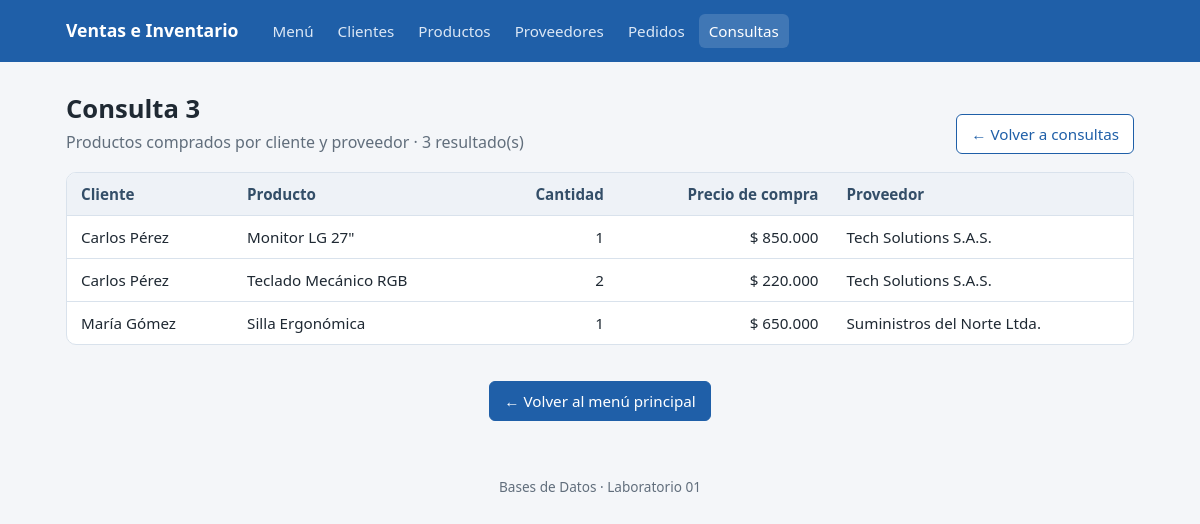
Screenshot of /consultas/3 with the database file from the repository.
### tables this page shows
CREATE TABLE Detalle_pedido (
                id_pedido INTEGER NOT NULL,
                codigo_producto TEXT NOT NULL,
                cantidad INTEGER NOT NULL,
                precio_compra INTEGER NOT NULL,
                PRIMARY KEY (id_pedido, codigo_producto),
                FOREIGN KEY (id_pedido) REFERENCES Pedido (id_pedido)
                    ON UPDATE CASCADE ON DELETE CASCADE,
                FOREIGN KEY (codigo_producto) REFERENCES Producto (codigo)
                    ON UPDATE CASCADE ON DELETE RESTRICT
            );

CREATE TABLE Producto (
                codigo TEXT PRIMARY KEY,
                nit_proveedor TEXT NOT NULL,
                nombre TEXT NOT NULL,
                precio_unitario INTEGER NOT NULL,
                FOREIGN KEY (nit_proveedor) REFERENCES Proveedor (nit)
                    ON UPDATE CASCADE ON DELETE RESTRICT
            );

CREATE TABLE Proveedor (
                nit TEXT PRIMARY KEY,
                nombre TEXT NOT NULL,
                direccion TEXT NOT NULL
            );

### src/routes/consultas.py (the view)
@consultas_bp.route("/<int:numero>")
def ver(numero: int) -> str:
    reports_model = _get_reporte_model()
    queries = {
        1: (
            "Clientes y cantidad de pedidos realizados",
            reports_model.clientes_con_conteo_pedidos,
            [
                ("identificacion", "Identificación"),
                ("nombres", "Nombres"),
                ("apellidos", "Apellidos"),
                ("total_pedidos", "Total pedidos"),
            ],
        ),
        2: (
            "Clientes que no realizaron ningún pedido",
            reports_model.clientes_sin_pedidos,
            [
                ("identificacion", "Identificación"),
                ("nombres", "Nombres"),
                ("apellidos", "Apellidos"),
                ("direccion", "Dirección"),
                ("fecha_nacimiento", "Fecha de nacimiento"),
            ],
        ),
        3: (
            "Productos comprados por cliente y proveedor",
            reports_model.detalle_completo_compras,
            [
                ("nombre_cliente", "Cliente"),
                ("nombre_producto", "Producto"),
                ("cantidad", "Cantidad"),
                ("precio_compra", "Precio de compra"),
                ("nombre_proveedor", "Proveedor"),
            ],
        ),
        4: (
            "Proveedores con los productos suministrados",
            reports_model.proveedores_con_productos,
            [
                ("nit", "NIT"),
                ("nombre_proveedor", "Proveedor"),
                ("direccion", "Dirección"),
                ("codigo_producto", "Código producto"),
                ("nombre_producto", "Producto"),
                ("precio_unitario", "Precio unitario"),
            ],
        ),
    }
    if numero not in queries:
        abort(404)
    title, query_func, columns = queries[numero]
    return render_template(
        "consultas/resultado.html",
        numero=numero,
        titulo=title,
        columnas=columns,
        filas=query_func(),
    )

### src/models/reporte_model.py (called while the page is built)
    def __new__(cls, *args: Any, **kwargs: Any) -> "ReporteModel":
        if cls._instance is None:
            instance = super().__new__(cls)
            instance._initialized = False  # type: ignore[attr-defined]
            cls._instance = instance
        return cls._instance

    def _get_connection(self) -> sqlite3.Connection:
        conn = sqlite3.connect(self.db_path)
        conn.row_factory = sqlite3.Row
        conn.execute("PRAGMA foreign_keys = ON;")
        return conn

### src/routes/consultas.py (called while the page is built)
def _get_reporte_model() -> models.ReporteModel:
    return models.ReporteModel(db_path=current_app.config["DB_PATH"])

### src/templates/consultas/resultado.html (shortened to what this page needs)
{% extends "base.html" %}
{% block contenido %}
  <div class="barra">
    <div>
      <h1>Consulta {{ numero }}</h1>
      <p class="subtitulo" style="margin: 0">
        {{ titulo }} · {{ filas | length }} resultado(s)
      </p>
    </div>
    <a class="btn sec" href="{{ url_for('consultas.index') }}">← Volver a consultas</a>
  </div>
  <div class="tabla-wrap">
    {% if filas %}
      <table>
        <thead>
          <tr>
            {% for clave, nombre in columnas %}
              <th class="{{ 'num' if 'precio' in clave or clave in ('cantidad', 'total_pedidos') }}">
                {{ nombre }}
              </th>
            {% endfor %}
          </tr>
        </thead>
        <tbody>
          {% for f in filas %}
            <tr>
              {% for clave, nombre in columnas %}
                {% if 'precio' in clave %}
                  <td class="num">{{ f[clave] | pesos }}</td>
                {% elif clave in ('cantidad', 'total_pedidos') %}
                  <td class="num">{{ f[clave] }}</td>
                {% else %}
                  <td>{{ f[clave] if f[clave] is not none else '—' }}</td>
                {% endif %}
              {% endfor %}
            </tr>
          {% endfor %}
        </tbody>
      </table>
    {% else %}
      <div class="vacio">La consulta no arrojó resultados.</div>
    {% endif %}
  </div>
{% endblock %}

### src/templates/base.html (style rules this page uses)
:root { --bg: #f4f6f9; --panel: #ffffff; --texto: #1f2933; --suave: #616e7c; --borde: #d9e2ec; --primario: #1f5fa8; --primario-osc: #174a85; --peligro: #c0392b; --ok-bg: #e3f6ea; --ok: #1e7a44; --err-bg: #fdecea; }
* { box-sizing: border-box; }
body { margin: 0; font-family: system-ui, "Segoe UI", Roboto, Arial, sans-serif; background: var(--bg); color: var(--texto); line-height: 1.45; }
h1 { font-size: 1.6rem; margin: 0 0 4px; }
.subtitulo { color: var(--suave); margin: 0 0 20px; }
.barra { display: flex; justify-content: space-between; align-items: flex-end; gap: 12px; flex-wrap: wrap; margin-bottom: 18px; }
.tabla-wrap { overflow-x: auto; background: var(--panel); border: 1px solid var(--borde); border-radius: 10px; }
table { width: 100%; border-collapse: collapse; font-size: .95rem; }
th, td { padding: 10px 14px; text-align: left; border-bottom: 1px solid var(--borde); white-space: nowrap; }
th { background: #eef2f7; font-weight: 600; color: #334e68; }
tr:last-child td { border-bottom: none; }
td.num, th.num { text-align: right; }
.btn { display: inline-block; border: 1px solid var(--primario); background: var(--primario); color: #fff; padding: 8px 14px; border-radius: 6px; font-size: .95rem; cursor: pointer; text-decoration: none; font-family: inherit; }
.btn.sec { background: #fff; color: var(--primario); }

### rows the page displays
Detalle_pedido: f "Carlos Pérez" "Monitor LG 27\"" "Tech Solutions S.A.S.", cantidad "1", precio_compra "$ 850.000"
Detalle_pedido: f "Carlos Pérez" "Teclado Mecánico RGB" "Tech Solutions S.A.S.", cantidad "2", precio_compra "$ 220.000"
Detalle_pedido: f "María Gómez" "Silla Ergonómica" "Suministros del Norte Ltda.", cantidad "1", precio_compra "$ 650.000"

### other values shown
{{ numero }} "3"
{{ titulo }} "Productos comprados por cliente y proveedor"
{{ filas | length }} "3"
{{ nombre }} "Cliente" "Producto" "Cantidad" "Precio de compra" "Proveedor"
